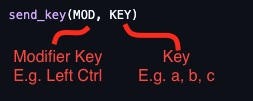
#> input picture Rpi/CustomKeyboard/HIDPi/assets/sendkey.png, 253 x 101 px, found by its file name
$ python imgToAsciiConverter.py
#> lines starting #> are read from the running program, lines starting #| are printed output that depends on the picture
import PIL.Image

img_flag = True
path = input("Enter the path to the image field : \n")
#> the answer given: ../Rpi/CustomKeyboard/HIDPi/assets/sendkey.png
path = f"/usr/share/rpd-wallpaper/{path}"


print(f"path: {path}")

try:
  img = PIL.Image.open(path)
#> img is the input picture: PIL image 253x101 RGBA; mean R, G, B, A 30.6, 22.7, 28.4, 255
  img_flag = True
except:
  print(path, "Unable to find image ");

width, height = img.size
#> width = 253; height = 101
aspect_ratio = height/width
#> aspect_ratio = 0.399
new_width = 120
new_height = aspect_ratio * new_width * 0.55
#> new_height = 26.35
img = img.resize((new_width, int(new_height)))
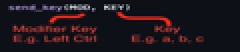
#> img: PIL image 120x26 RGBA (shown 2 times larger); mean R, G, B, A 30.6, 22.7, 28.4, 255

img = img.convert('L')
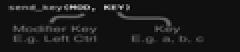
#> img: PIL image 120x26 L (shown 2 times larger); min 6, max 203, mean 25.4

chars = ["@", "J", "D", "%", "*", "P", "+", "Y", "$", ",", "."]

pixels = img.getdata()
new_pixels = [chars[pixel//25] for pixel in pixels]
#> new_pixels = 3120 items, first 6: '@', '@', '@', '@', '@', '@'
new_pixels = ''.join(new_pixels)
new_pixels_count = len(new_pixels)
#> new_pixels_count = 3120
ascii_image = [new_pixels[index:index + new_width] for index in range(0, new_pixels_count, new_width)]
#> ascii_image = 26 items
ascii_image = "\n".join(ascii_image)

with open("ascii_image.txt", "w") as f:
 f.write(ascii_image)
